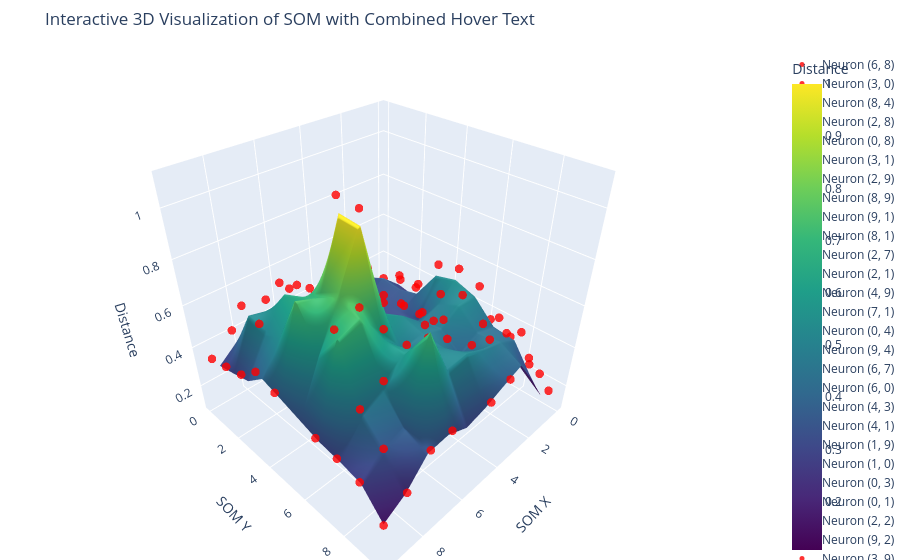

The code cell stored with this chart in its notebook:
### Code cell
import plotly.graph_objects as go
import numpy as np

# Assuming `distance_map` is your SOM distance map
distance_map = som.distance_map()

# Create a 3D surface plot for the U-Matrix
fig = go.Figure()

# Add the U-Matrix as a surface
fig.add_trace(go.Surface(
    z=distance_map.T,  # Transpose to align axes correctly
    colorscale='Viridis',  # Choose a color scale
    colorbar=dict(title="Distance"),  # Add a color bar
    showscale=True,
    hoverinfo='none',  # Disable hover info for the surface
))

# Overlay words from clustered_data as hover text
for neuron, words in clustered_data.items():
    # Combine the words into a single string (e.g., separated by commas or line breaks)
    words_text = ", ".join([str(word) for word in words])  # Assuming `word[0]` contains the actual word
    
    # Format hover text to include x, y, z, and the words
    hover_text = f"Lexical unit: {words_text}<br>X: {neuron[0]}<br>Y: {neuron[1]}<br>Z: {distance_map[neuron[0], neuron[1]]:.3f}"
    
    fig.add_trace(go.Scatter3d(
        x=[neuron[0] + 0.5],  # Offset to center the text in the grid cell
        y=[neuron[1] + 0.5],
        z=[distance_map[neuron[0], neuron[1]] + 0.1],  # Slightly above the surface for visibility
        mode='markers',  # Use markers to indicate neuron positions
        marker=dict(size=5, color='red', opacity=0.8),  # Customize marker appearance
        hovertext=hover_text,  # Add combined hover text
        hoverinfo="text",  # Display only the hover text
        name=f"Neuron {neuron}"
    ))

# Customize layout
fig.update_layout(
    title="Interactive 3D Visualization of SOM with Combined Hover Text",
    scene=dict(
        xaxis_title="SOM X",
        yaxis_title="SOM Y",
        zaxis_title="Distance",
        xaxis=dict(nticks=distance_map.shape[0]),
        yaxis=dict(nticks=distance_map.shape[1])
    ),
    margin=dict(l=0, r=0, t=50, b=0)
)

# Show the interactive plot
fig.show()

### Figure 1 — Plotly figure (JSON) as saved in the notebook; plotly's stock layout.template omitted (floating-point values rounded to 4 significant figures)
{"data": [{"colorbar": {"title": {"text": "Distance"}}, "colorscale": [[0, "#440154"], [0.1111, "#482878"], [0.2222, "#3e4989"], [0.3333, "#31688e"], [0.4444, "#26828e"], [0.5556, "#1f9e89"], [0.6667, "#35b779"], [0.7778, "#6ece58"], [0.8889, "#b5de2b"], [1, "#fde725"]], "hoverinfo": "none", "showscale": true, "type": "surface", "z": [[0.2168, 0.3222, 0.238, 0.2045, 0.3275, 0.3082, 0.346, 0.2795, 0.3566, 0.2743], [0.2806, 0.3652, 0.3144, 0.2991, 0.3053, 0.4558, 0.5148, 0.5028, 0.5271, 0.2982], [0.2626, 0.3536, 0.321, 0.292, 0.3109, 0.4611, 0.4926, 0.6267, 0.5, 0.3249], [0.2571, 0.3779, 0.3292, 0.2904, 0.325, 0.5347, 0.5956, 0.6662, 0.5493, 0.4034], [0.3373, 0.5208, 0.3282, 0.3456, 0.3974, 0.5687, 1, 0.7128, 0.7499, 0.3746], [0.3208, 0.5466, 0.4776, 0.444, 0.5271, 0.5924, 0.9911, 0.7693, 0.5705, 0.3439], [0.3006, 0.5135, 0.5236, 0.4635, 0.4951, 0.475, 0.5895, 0.7298, 0.7015, 0.3135], [0.2667, 0.4183, 0.4443, 0.3896, 0.4903, 0.5536, 0.583, 0.4954, 0.4437, 0.2999], [0.1832, 0.405, 0.4581, 0.4872, 0.5223, 0.5066, 0.7341, 0.381, 0.3459, 0.2773], [0.1072, 0.2635, 0.4037, 0.3682, 0.3295, 0.3051, 0.3482, 0.3394, 0.2266, 0.1641]]}, {"hoverinfo": "text", "hovertext": "Lexical unit: ('absolument', 'ADV')<br>X: 6<br>Y: 8<br>Z: 0.734", "marker": {"color": "red", "opacity": 0.8, "size": 5}, "mode": "markers", "name": "Neuron (6, 8)", "type": "scatter3d", "x": [6.5], "y": [8.5], "z": [0.8341]}, {"hoverinfo": "text", "hovertext": "Lexical unit: ('actuellement', 'ADV'), ('généralement', 'ADV')<br>X: 3<br>Y: 0<br>Z: 0.205", "marker": {"color": "red", "opacity": 0.8, "size": 5}, "mode": "markers", "name": "Neuron (3, 0)", "type": "scatter3d", "x": [3.5], "y": [0.5], "z": [0.3045]}, {"hoverinfo": "text", "hovertext": "Lexical unit: ('afin', 'ADV')<br>X: 8<br>Y: 4<br>Z: 0.750", "marker": {"color": "red", "opacity": 0.8, "size": 5}, "mode": "markers", "name": "Neuron (8, 4)", "type": "scatter3d", "x": [8.5], "y": [4.5], "z": [0.8499]}, {"hoverinfo": "text", "hovertext": "Lexical unit: ('ailleurs', 'ADV')<br>X: 2<br>Y: 8<br>Z: 0.458", "marker": {"color": "red", "opacity": 0.8, "size": 5}, "mode": "markers", "name": "Neuron (2, 8)", "type": "scatter3d", "x": [2.5], "y": [8.5], "z": [0.5581]}, {"hoverinfo": "text", "hovertext": "Lexical unit: ('ainsi', 'ADV'), (\"aujourd'hui\", 'ADV'), ('maintenant', 'ADV'), ('naturellement', 'ADV'), ('néanmoins', 'ADV')<br>X: 0<br>Y: 8<br>Z: 0.183", "marker": {"color": "red", "opacity": 0.8, "size": 5}, "mode": "markers", "name": "Neuron (0, 8)", "type": "scatter3d", "x": [0.5], "y": [8.5], "z": [0.2832]}, {"hoverinfo": "text", "hovertext": "Lexical unit: ('alors', 'ADV'), ('donc', 'ADV'), ('désormais', 'ADV'), ('pas', 'ADV'), ('toujours', 'ADV'), ('également', 'ADV')<br>X: 3<br>Y: 1<br>Z: 0.299", "marker": {"color": "red", "opacity": 0.8, "size": 5}, "mode": "markers", "name": "Neuron (3, 1)", "type": "scatter3d", "x": [3.5], "y": [1.5], "z": [0.3991]}, {"hoverinfo": "text", "hovertext": "Lexical unit: ('après', 'ADV')<br>X: 2<br>Y: 9<br>Z: 0.404", "marker": {"color": "red", "opacity": 0.8, "size": 5}, "mode": "markers", "name": "Neuron (2, 9)", "type": "scatter3d", "x": [2.5], "y": [9.5], "z": [0.5037]}, {"hoverinfo": "text", "hovertext": "Lexical unit: ('assez', 'ADV'), ('relativement', 'ADV'), ('très', 'ADV')<br>X: 8<br>Y: 9<br>Z: 0.227", "marker": {"color": "red", "opacity": 0.8, "size": 5}, "mode": "markers", "name": "Neuron (8, 9)", "type": "scatter3d", "x": [8.5], "y": [9.5], "z": [0.3266]}, {"hoverinfo": "text", "hovertext": "Lexical unit: ('au-delà', 'ADV')<br>X: 9<br>Y: 1<br>Z: 0.298", "marker": {"color": "red", "opacity": 0.8, "size": 5}, "mode": "markers", "name": "Neuron (9, 1)", "type": "scatter3d", "x": [9.5], "y": [1.5], "z": [0.3982]}, {"hoverinfo": "text", "hovertext": "Lexical unit: ('au-dessus', 'ADV'), ('auprès', 'ADV'), ('autour', 'ADV')<br>X: 8<br>Y: 1<br>Z: 0.527", "marker": {"color": "red", "opacity": 0.8, "size": 5}, "mode": "markers", "name": "Neuron (8, 1)", "type": "scatter3d", "x": [8.5], "y": [1.5], "z": [0.6271]}, {"hoverinfo": "text", "hovertext": "Lexical unit: ('auparavant', 'ADV')<br>X: 2<br>Y: 7<br>Z: 0.444", "marker": {"color": "red", "opacity": 0.8, "size": 5}, "mode": "markers", "name": "Neuron (2, 7)", "type": "scatter3d", "x": [2.5], "y": [7.5], "z": [0.5443]}, {"hoverinfo": "text", "hovertext": "Lexical unit: ('aussi', 'ADV'), ('probablement', 'ADV')<br>X: 2<br>Y: 1<br>Z: 0.314", "marker": {"color": "red", "opacity": 0.8, "size": 5}, "mode": "markers", "name": "Neuron (2, 1)", "type": "scatter3d", "x": [2.5], "y": [1.5], "z": [0.4144]}, {"hoverinfo": "text", "hovertext": "Lexical unit: ('autant', 'ADV')<br>X: 4<br>Y: 9<br>Z: 0.330", "marker": {"color": "red", "opacity": 0.8, "size": 5}, "mode": "markers", "name": "Neuron (4, 9)", "type": "scatter3d", "x": [4.5], "y": [9.5], "z": [0.4295]}, {"hoverinfo": "text", "hovertext": "Lexical unit: ('autant', 'PRON')<br>X: 7<br>Y: 1<br>Z: 0.503", "marker": {"color": "red", "opacity": 0.8, "size": 5}, "mode": "markers", "name": "Neuron (7, 1)", "type": "scatter3d", "x": [7.5], "y": [1.5], "z": [0.6028]}, {"hoverinfo": "text", "hovertext": "Lexical unit: ('autrement', 'ADV')<br>X: 0<br>Y: 4<br>Z: 0.337", "marker": {"color": "red", "opacity": 0.8, "size": 5}, "mode": "markers", "name": "Neuron (0, 4)", "type": "scatter3d", "x": [0.5], "y": [4.5], "z": [0.4373]}, {"hoverinfo": "text", "hovertext": "Lexical unit: ('avant', 'ADV')<br>X: 9<br>Y: 4<br>Z: 0.375", "marker": {"color": "red", "opacity": 0.8, "size": 5}, "mode": "markers", "name": "Neuron (9, 4)", "type": "scatter3d", "x": [9.5], "y": [4.5], "z": [0.4746]}, {"hoverinfo": "text", "hovertext": "Lexical unit: ('beaucoup', 'ADV')<br>X: 6<br>Y: 7<br>Z: 0.583", "marker": {"color": "red", "opacity": 0.8, "size": 5}, "mode": "markers", "name": "Neuron (6, 7)", "type": "scatter3d", "x": [6.5], "y": [7.5], "z": [0.683]}, {"hoverinfo": "text", "hovertext": "Lexical unit: ('beaucoup', 'PRON')<br>X: 6<br>Y: 0<br>Z: 0.346", "marker": {"color": "red", "opacity": 0.8, "size": 5}, "mode": "markers", "name": "Neuron (6, 0)", "type": "scatter3d", "x": [6.5], "y": [0.5], "z": [0.446]}, {"hoverinfo": "text", "hovertext": "Lexical unit: ('bien', 'ADV'), ('parfois', 'ADV'), ('rarement', 'ADV'), ('souvent', 'ADV')<br>X: 4<br>Y: 3<br>Z: 0.325", "marker": {"color": "red", "opacity": 0.8, "size": 5}, "mode": "markers", "name": "Neuron (4, 3)", "type": "scatter3d", "x": [4.5], "y": [3.5], "z": [0.425]}, {"hoverinfo": "text", "hovertext": "Lexical unit: ('bientôt', 'ADV'), ('définitivement', 'ADV'), ('ensuite', 'ADV')<br>X: 4<br>Y: 1<br>Z: 0.305", "marker": {"color": "red", "opacity": 0.8, "size": 5}, "mode": "markers", "name": "Neuron (4, 1)", "type": "scatter3d", "x": [4.5], "y": [1.5], "z": [0.4053]}, {"hoverinfo": "text", "hovertext": "Lexical unit: ('cependant', 'ADV'), ('toutefois', 'ADV')<br>X: 1<br>Y: 9<br>Z: 0.264", "marker": {"color": "red", "opacity": 0.8, "size": 5}, "mode": "markers", "name": "Neuron (1, 9)", "type": "scatter3d", "x": [1.5], "y": [9.5], "z": [0.3635]}, {"hoverinfo": "text", "hovertext": "Lexical unit: ('certes', 'ADV')<br>X: 1<br>Y: 0<br>Z: 0.322", "marker": {"color": "red", "opacity": 0.8, "size": 5}, "mode": "markers", "name": "Neuron (1, 0)", "type": "scatter3d", "x": [1.5], "y": [0.5], "z": [0.4222]}, {"hoverinfo": "text", "hovertext": "Lexical unit: ('clairement', 'ADV'), ('mal', 'ADV')<br>X: 0<br>Y: 3<br>Z: 0.257", "marker": {"color": "red", "opacity": 0.8, "size": 5}, "mode": "markers", "name": "Neuron (0, 3)", "type": "scatter3d", "x": [0.5], "y": [3.5], "z": [0.3571]}, {"hoverinfo": "text", "hovertext": "Lexical unit: ('comment', 'ADV'), ('pourquoi', 'ADV')<br>X: 0<br>Y: 1<br>Z: 0.281", "marker": {"color": "red", "opacity": 0.8, "size": 5}, "mode": "markers", "name": "Neuron (0, 1)", "type": "scatter3d", "x": [0.5], "y": [1.5], "z": [0.3806]}, {"hoverinfo": "text", "hovertext": "Lexical unit: ('complètement', 'ADV'), ('pratiquement', 'ADV'), ('vraiment', 'ADV')<br>X: 2<br>Y: 2<br>Z: 0.321", "marker": {"color": "red", "opacity": 0.8, "size": 5}, "mode": "markers", "name": "Neuron (2, 2)", "type": "scatter3d", "x": [2.5], "y": [2.5], "z": [0.421]}, {"hoverinfo": "text", "hovertext": "Lexical unit: ('contrairement', 'ADV')<br>X: 9<br>Y: 2<br>Z: 0.325", "marker": {"color": "red", "opacity": 0.8, "size": 5}, "mode": "markers", "name": "Neuron (9, 2)", "type": "scatter3d", "x": [9.5], "y": [2.5], "z": [0.4249]}, {"hoverinfo": "text", "hovertext": "Lexical unit: ('davantage', 'ADV')<br>X: 3<br>Y: 9<br>Z: 0.368", "marker": {"color": "red", "opacity": 0.8, "size": 5}, "mode": "markers", "name": "Neuron (3, 9)", "type": "scatter3d", "x": [3.5], "y": [9.5], "z": [0.4682]}, {"hoverinfo": "text", "hovertext": "Lexical unit: ('depuis', 'ADV'), ('hier', 'ADV')<br>X: 1<br>Y: 6<br>Z: 0.513", "marker": {"color": "red", "opacity": 0.8, "size": 5}, "mode": "markers", "name": "Neuron (1, 6)", "type": "scatter3d", "x": [1.5], "y": [6.5], "z": [0.6135]}, {"hoverinfo": "text", "hovertext": "Lexical unit: ('directement', 'ADV')<br>X: 5<br>Y: 0<br>Z: 0.308", "marker": {"color": "red", "opacity": 0.8, "size": 5}, "mode": "markers", "name": "Neuron (5, 0)", "type": "scatter3d", "x": [5.5], "y": [0.5], "z": [0.4082]}, {"hoverinfo": "text", "hovertext": "Lexical unit: ('déjà', 'ADV'), ('jamais', 'ADV')<br>X: 2<br>Y: 3<br>Z: 0.329", "marker": {"color": "red", "opacity": 0.8, "size": 5}, "mode": "markers", "name": "Neuron (2, 3)", "type": "scatter3d", "x": [2.5], "y": [3.5], "z": [0.4292]}, {"hoverinfo": "text", "hovertext": "Lexical unit: ('encore', 'ADV')<br>X: 4<br>Y: 4<br>Z: 0.397", "marker": {"color": "red", "opacity": 0.8, "size": 5}, "mode": "markers", "name": "Neuron (4, 4)", "type": "scatter3d", "x": [4.5], "y": [4.5], "z": [0.4974]}, {"hoverinfo": "text", "hovertext": "Lexical unit: ('enfin', 'ADV'), ('malheureusement', 'ADV')<br>X: 0<br>Y: 9<br>Z: 0.107", "marker": {"color": "red", "opacity": 0.8, "size": 5}, "mode": "markers", "name": "Neuron (0, 9)", "type": "scatter3d", "x": [0.5], "y": [9.5], "z": [0.2072]}, {"hoverinfo": "text", "hovertext": "Lexical unit: ('ensemble', 'ADV')<br>X: 2<br>Y: 6<br>Z: 0.524", "marker": {"color": "red", "opacity": 0.8, "size": 5}, "mode": "markers", "name": "Neuron (2, 6)", "type": "scatter3d", "x": [2.5], "y": [6.5], "z": [0.6236]}, {"hoverinfo": "text", "hovertext": "Lexical unit: ('entièrement', 'ADV'), ('initialement', 'ADV'), ('largement', 'ADV')<br>X: 1<br>Y: 3<br>Z: 0.378", "marker": {"color": "red", "opacity": 0.8, "size": 5}, "mode": "markers", "name": "Neuron (1, 3)", "type": "scatter3d", "x": [1.5], "y": [3.5], "z": [0.4779]}, {"hoverinfo": "text", "hovertext": "Lexical unit: ('environ', 'ADV')<br>X: 6<br>Y: 5<br>Z: 0.991", "marker": {"color": "red", "opacity": 0.8, "size": 5}, "mode": "markers", "name": "Neuron (6, 5)", "type": "scatter3d", "x": [6.5], "y": [5.5], "z": [1.091]}, {"hoverinfo": "text", "hovertext": "Lexical unit: ('essentiellement', 'ADV'), ('principalement', 'ADV')<br>X: 3<br>Y: 5<br>Z: 0.444", "marker": {"color": "red", "opacity": 0.8, "size": 5}, "mode": "markers", "name": "Neuron (3, 5)", "type": "scatter3d", "x": [3.5], "y": [5.5], "z": [0.544]}, {"hoverinfo": "text", "hovertext": "Lexical unit: ('extrêmement', 'ADV')<br>X: 9<br>Y: 9<br>Z: 0.164", "marker": {"color": "red", "opacity": 0.8, "size": 5}, "mode": "markers", "name": "Neuron (9, 9)", "type": "scatter3d", "x": [9.5], "y": [9.5], "z": [0.2641]}, {"hoverinfo": "text", "hovertext": "Lexical unit: ('facilement', 'ADV'), ('plutôt', 'ADV')<br>X: 2<br>Y: 0<br>Z: 0.238", "marker": {"color": "red", "opacity": 0.8, "size": 5}, "mode": "markers", "name": "Neuron (2, 0)", "type": "scatter3d", "x": [2.5], "y": [0.5], "z": [0.338]}, {"hoverinfo": "text", "hovertext": "Lexical unit: ('finalement', 'ADV'), ('parfaitement', 'ADV')<br>X: 3<br>Y: 4<br>Z: 0.346", "marker": {"color": "red", "opacity": 0.8, "size": 5}, "mode": "markers", "name": "Neuron (3, 4)", "type": "scatter3d", "x": [3.5], "y": [4.5], "z": [0.4456]}, {"hoverinfo": "text", "hovertext": "Lexical unit: ('fort', 'ADV'), ('moins', 'ADV')<br>X: 8<br>Y: 7<br>Z: 0.444", "marker": {"color": "red", "opacity": 0.8, "size": 5}, "mode": "markers", "name": "Neuron (8, 7)", "type": "scatter3d", "x": [8.5], "y": [7.5], "z": [0.5437]}, {"hoverinfo": "text", "hovertext": "Lexical unit: ('fortement', 'ADV')<br>X: 3<br>Y: 3<br>Z: 0.290", "marker": {"color": "red", "opacity": 0.8, "size": 5}, "mode": "markers", "name": "Neuron (3, 3)", "type": "scatter3d", "x": [3.5], "y": [3.5], "z": [0.3904]}, {"hoverinfo": "text", "hovertext": "Lexical unit: ('hors', 'ADV')<br>X: 7<br>Y: 3<br>Z: 0.666", "marker": {"color": "red", "opacity": 0.8, "size": 5}, "mode": "markers", "name": "Neuron (7, 3)", "type": "scatter3d", "x": [7.5], "y": [3.5], "z": [0.7662]}, {"hoverinfo": "text", "hovertext": "Lexical unit: ('ici', 'ADV')<br>X: 1<br>Y: 7<br>Z: 0.418", "marker": {"color": "red", "opacity": 0.8, "size": 5}, "mode": "markers", "name": "Neuron (1, 7)", "type": "scatter3d", "x": [1.5], "y": [7.5], "z": [0.5183]}, {"hoverinfo": "text", "hovertext": "Lexical unit: ('immédiatement', 'ADV'), ('officiellement', 'ADV'), ('partiellement', 'ADV')<br>X: 2<br>Y: 4<br>Z: 0.328", "marker": {"color": "red", "opacity": 0.8, "size": 5}, "mode": "markers", "name": "Neuron (2, 4)", "type": "scatter3d", "x": [2.5], "y": [4.5], "z": [0.4282]}, {"hoverinfo": "text", "hovertext": "Lexical unit: ('juste', 'ADV')<br>X: 4<br>Y: 6<br>Z: 0.495", "marker": {"color": "red", "opacity": 0.8, "size": 5}, "mode": "markers", "name": "Neuron (4, 6)", "type": "scatter3d", "x": [4.5], "y": [6.5], "z": [0.5951]}, {"hoverinfo": "text", "hovertext": "Lexical unit: ('loin', 'ADV')<br>X: 9<br>Y: 3<br>Z: 0.403", "marker": {"color": "red", "opacity": 0.8, "size": 5}, "mode": "markers", "name": "Neuron (9, 3)", "type": "scatter3d", "x": [9.5], "y": [3.5], "z": [0.5034]}, {"hoverinfo": "text", "hovertext": "Lexical unit: ('longtemps', 'ADV')<br>X: 0<br>Y: 6<br>Z: 0.301", "marker": {"color": "red", "opacity": 0.8, "size": 5}, "mode": "markers", "name": "Neuron (0, 6)", "type": "scatter3d", "x": [0.5], "y": [6.5], "z": [0.4006]}, {"hoverinfo": "text", "hovertext": "Lexical unit: ('lors', 'ADV')<br>X: 7<br>Y: 2<br>Z: 0.627", "marker": {"color": "red", "opacity": 0.8, "size": 5}, "mode": "markers", "name": "Neuron (7, 2)", "type": "scatter3d", "x": [7.5], "y": [2.5], "z": [0.7267]}, {"hoverinfo": "text", "hovertext": "Lexical unit: ('là', 'ADV')<br>X: 1<br>Y: 8<br>Z: 0.405", "marker": {"color": "red", "opacity": 0.8, "size": 5}, "mode": "markers", "name": "Neuron (1, 8)", "type": "scatter3d", "x": [1.5], "y": [8.5], "z": [0.505]}, {"hoverinfo": "text", "hovertext": "Lexical unit: ('légèrement', 'ADV')<br>X: 9<br>Y: 8<br>Z: 0.277", "marker": {"color": "red", "opacity": 0.8, "size": 5}, "mode": "markers", "name": "Neuron (9, 8)", "type": "scatter3d", "x": [9.5], "y": [8.5], "z": [0.3773]}, {"hoverinfo": "text", "hovertext": "Lexical unit: ('mieux', 'ADV')<br>X: 0<br>Y: 2<br>Z: 0.263", "marker": {"color": "red", "opacity": 0.8, "size": 5}, "mode": "markers", "name": "Neuron (0, 2)", "type": "scatter3d", "x": [0.5], "y": [2.5], "z": [0.3626]}, {"hoverinfo": "text", "hovertext": "Lexical unit: ('moins', 'PRON'), ('plus', 'PRON'), ('près', 'PRON')<br>X: 7<br>Y: 0<br>Z: 0.280", "marker": {"color": "red", "opacity": 0.8, "size": 5}, "mode": "markers", "name": "Neuron (7, 0)", "type": "scatter3d", "x": [7.5], "y": [0.5], "z": [0.3795]}, {"hoverinfo": "text", "hovertext": "Lexical unit: ('même', 'ADV'), ('peut-être', 'ADV')<br>X: 5<br>Y: 4<br>Z: 0.569", "marker": {"color": "red", "opacity": 0.8, "size": 5}, "mode": "markers", "name": "Neuron (5, 4)", "type": "scatter3d", "x": [5.5], "y": [4.5], "z": [0.6687]}, {"hoverinfo": "text", "hovertext": "Lexical unit: ('ne', 'ADV')<br>X: 0<br>Y: 0<br>Z: 0.217", "marker": {"color": "red", "opacity": 0.8, "size": 5}, "mode": "markers", "name": "Neuron (0, 0)", "type": "scatter3d", "x": [0.5], "y": [0.5], "z": [0.3168]}, {"hoverinfo": "text", "hovertext": "Lexical unit: ('non', 'ADV')<br>X: 7<br>Y: 9<br>Z: 0.339", "marker": {"color": "red", "opacity": 0.8, "size": 5}, "mode": "markers", "name": "Neuron (7, 9)", "type": "scatter3d", "x": [7.5], "y": [9.5], "z": [0.4394]}, {"hoverinfo": "text", "hovertext": "Lexical unit: ('notamment', 'ADV')<br>X: 6<br>Y: 3<br>Z: 0.596", "marker": {"color": "red", "opacity": 0.8, "size": 5}, "mode": "markers", "name": "Neuron (6, 3)", "type": "scatter3d", "x": [6.5], "y": [3.5], "z": [0.6956]}, {"hoverinfo": "text", "hovertext": "Lexical unit: ('particulièrement', 'ADV')<br>X: 9<br>Y: 7<br>Z: 0.300", "marker": {"color": "red", "opacity": 0.8, "size": 5}, "mode": "markers", "name": "Neuron (9, 7)", "type": "scatter3d", "x": [9.5], "y": [7.5], "z": [0.3999]}, {"hoverinfo": "text", "hovertext": "Lexical unit: ('partout', 'ADV')<br>X: 3<br>Y: 8<br>Z: 0.487", "marker": {"color": "red", "opacity": 0.8, "size": 5}, "mode": "markers", "name": "Neuron (3, 8)", "type": "scatter3d", "x": [3.5], "y": [8.5], "z": [0.5872]}, {"hoverinfo": "text", "hovertext": "Lexical unit: ('peu', 'ADV')<br>X: 7<br>Y: 7<br>Z: 0.495", "marker": {"color": "red", "opacity": 0.8, "size": 5}, "mode": "markers", "name": "Neuron (7, 7)", "type": "scatter3d", "x": [7.5], "y": [7.5], "z": [0.5954]}, {"hoverinfo": "text", "hovertext": "Lexical unit: ('peu', 'PRON')<br>X: 8<br>Y: 0<br>Z: 0.357", "marker": {"color": "red", "opacity": 0.8, "size": 5}, "mode": "markers", "name": "Neuron (8, 0)", "type": "scatter3d", "x": [8.5], "y": [0.5], "z": [0.4566]}, {"hoverinfo": "text", "hovertext": "Lexical unit: ('plus', 'ADV'), ('trop', 'ADV')<br>X: 8<br>Y: 8<br>Z: 0.346", "marker": {"color": "red", "opacity": 0.8, "size": 5}, "mode": "markers", "name": "Neuron (8, 8)", "type": "scatter3d", "x": [8.5], "y": [8.5], "z": [0.4459]}, {"hoverinfo": "text", "hovertext": "Lexical unit: ('pourtant', 'ADV')<br>X: 0<br>Y: 7<br>Z: 0.267", "marker": {"color": "red", "opacity": 0.8, "size": 5}, "mode": "markers", "name": "Neuron (0, 7)", "type": "scatter3d", "x": [0.5], "y": [7.5], "z": [0.3667]}, {"hoverinfo": "text", "hovertext": "Lexical unit: ('presque', 'ADV')<br>X: 6<br>Y: 6<br>Z: 0.590", "marker": {"color": "red", "opacity": 0.8, "size": 5}, "mode": "markers", "name": "Neuron (6, 6)", "type": "scatter3d", "x": [6.5], "y": [6.5], "z": [0.6895]}, {"hoverinfo": "text", "hovertext": "Lexical unit: ('progressivement', 'ADV')<br>X: 2<br>Y: 5<br>Z: 0.478", "marker": {"color": "red", "opacity": 0.8, "size": 5}, "mode": "markers", "name": "Neuron (2, 5)", "type": "scatter3d", "x": [2.5], "y": [5.5], "z": [0.5776]}, {"hoverinfo": "text", "hovertext": "Lexical unit: ('près', 'ADV')<br>X: 8<br>Y: 2<br>Z: 0.500", "marker": {"color": "red", "opacity": 0.8, "size": 5}, "mode": "markers", "name": "Neuron (8, 2)", "type": "scatter3d", "x": [8.5], "y": [2.5], "z": [0.6]}, {"hoverinfo": "text", "hovertext": "Lexical unit: ('que', 'ADV')<br>X: 4<br>Y: 5<br>Z: 0.527", "marker": {"color": "red", "opacity": 0.8, "size": 5}, "mode": "markers", "name": "Neuron (4, 5)", "type": "scatter3d", "x": [4.5], "y": [5.5], "z": [0.6271]}, {"hoverinfo": "text", "hovertext": "Lexical unit: ('rapidement', 'ADV'), ('régulièrement', 'ADV')<br>X: 5<br>Y: 1<br>Z: 0.456", "marker": {"color": "red", "opacity": 0.8, "size": 5}, "mode": "markers", "name": "Neuron (5, 1)", "type": "scatter3d", "x": [5.5], "y": [1.5], "z": [0.5558]}, {"hoverinfo": "text", "hovertext": "Lexical unit: ('respectivement', 'ADV')<br>X: 3<br>Y: 6<br>Z: 0.463", "marker": {"color": "red", "opacity": 0.8, "size": 5}, "mode": "markers", "name": "Neuron (3, 6)", "type": "scatter3d", "x": [3.5], "y": [6.5], "z": [0.5635]}, {"hoverinfo": "text", "hovertext": "Lexical unit: ('récemment', 'ADV')<br>X: 0<br>Y: 5<br>Z: 0.321", "marker": {"color": "red", "opacity": 0.8, "size": 5}, "mode": "markers", "name": "Neuron (0, 5)", "type": "scatter3d", "x": [0.5], "y": [5.5], "z": [0.4208]}, {"hoverinfo": "text", "hovertext": "Lexical unit: ('réellement', 'ADV')<br>X: 4<br>Y: 2<br>Z: 0.311", "marker": {"color": "red", "opacity": 0.8, "size": 5}, "mode": "markers", "name": "Neuron (4, 2)", "type": "scatter3d", "x": [4.5], "y": [2.5], "z": [0.4109]}, {"hoverinfo": "text", "hovertext": "Lexical unit: ('seulement', 'ADV')<br>X: 5<br>Y: 5<br>Z: 0.592", "marker": {"color": "red", "opacity": 0.8, "size": 5}, "mode": "markers", "name": "Neuron (5, 5)", "type": "scatter3d", "x": [5.5], "y": [5.5], "z": [0.6924]}, {"hoverinfo": "text", "hovertext": "Lexical unit: ('si', 'ADV')<br>X: 6<br>Y: 9<br>Z: 0.348", "marker": {"color": "red", "opacity": 0.8, "size": 5}, "mode": "markers", "name": "Neuron (6, 9)", "type": "scatter3d", "x": [6.5], "y": [9.5], "z": [0.4482]}, {"hoverinfo": "text", "hovertext": "Lexical unit: ('simplement', 'ADV')<br>X: 9<br>Y: 6<br>Z: 0.314", "marker": {"color": "red", "opacity": 0.8, "size": 5}, "mode": "markers", "name": "Neuron (9, 6)", "type": "scatter3d", "x": [9.5], "y": [6.5], "z": [0.4135]}, {"hoverinfo": "text", "hovertext": "Lexical unit: ('soit', 'ADV')<br>X: 6<br>Y: 4<br>Z: 1.000", "marker": {"color": "red", "opacity": 0.8, "size": 5}, "mode": "markers", "name": "Neuron (6, 4)", "type": "scatter3d", "x": [6.5], "y": [4.5], "z": [1.1]}, {"hoverinfo": "text", "hovertext": "Lexical unit: ('spécialement', 'ADV')<br>X: 1<br>Y: 4<br>Z: 0.521", "marker": {"color": "red", "opacity": 0.8, "size": 5}, "mode": "markers", "name": "Neuron (1, 4)", "type": "scatter3d", "x": [1.5], "y": [4.5], "z": [0.6208]}, {"hoverinfo": "text", "hovertext": "Lexical unit: ('surtout', 'ADV')<br>X: 5<br>Y: 3<br>Z: 0.535", "marker": {"color": "red", "opacity": 0.8, "size": 5}, "mode": "markers", "name": "Neuron (5, 3)", "type": "scatter3d", "x": [5.5], "y": [3.5], "z": [0.6347]}, {"hoverinfo": "text", "hovertext": "Lexical unit: ('tant', 'ADV')<br>X: 4<br>Y: 8<br>Z: 0.522", "marker": {"color": "red", "opacity": 0.8, "size": 5}, "mode": "markers", "name": "Neuron (4, 8)", "type": "scatter3d", "x": [4.5], "y": [8.5], "z": [0.6223]}, {"hoverinfo": "text", "hovertext": "Lexical unit: ('tard', 'ADV')<br>X: 8<br>Y: 6<br>Z: 0.701", "marker": {"color": "red", "opacity": 0.8, "size": 5}, "mode": "markers", "name": "Neuron (8, 6)", "type": "scatter3d", "x": [8.5], "y": [6.5], "z": [0.8015]}, {"hoverinfo": "text", "hovertext": "Lexical unit: ('totalement', 'ADV'), ('véritablement', 'ADV')<br>X: 1<br>Y: 2<br>Z: 0.354", "marker": {"color": "red", "opacity": 0.8, "size": 5}, "mode": "markers", "name": "Neuron (1, 2)", "type": "scatter3d", "x": [1.5], "y": [2.5], "z": [0.4536]}, {"hoverinfo": "text", "hovertext": "Lexical unit: ('tout', 'ADV')<br>X: 5<br>Y: 7<br>Z: 0.554", "marker": {"color": "red", "opacity": 0.8, "size": 5}, "mode": "markers", "name": "Neuron (5, 7)", "type": "scatter3d", "x": [5.5], "y": [7.5], "z": [0.6536]}, {"hoverinfo": "text", "hovertext": "Lexical unit: ('traditionnellement', 'ADV')<br>X: 3<br>Y: 2<br>Z: 0.292", "marker": {"color": "red", "opacity": 0.8, "size": 5}, "mode": "markers", "name": "Neuron (3, 2)", "type": "scatter3d", "x": [3.5], "y": [2.5], "z": [0.392]}, {"hoverinfo": "text", "hovertext": "Lexical unit: ('tôt', 'ADV')<br>X: 7<br>Y: 6<br>Z: 0.730", "marker": {"color": "red", "opacity": 0.8, "size": 5}, "mode": "markers", "name": "Neuron (7, 6)", "type": "scatter3d", "x": [7.5], "y": [6.5], "z": [0.8298]}, {"hoverinfo": "text", "hovertext": "Lexical unit: ('uniquement', 'ADV')<br>X: 4<br>Y: 7<br>Z: 0.490", "marker": {"color": "red", "opacity": 0.8, "size": 5}, "mode": "markers", "name": "Neuron (4, 7)", "type": "scatter3d", "x": [4.5], "y": [7.5], "z": [0.5903]}, {"hoverinfo": "text", "hovertext": "Lexical unit: ('vis-à-vis', 'ADV')<br>X: 9<br>Y: 0<br>Z: 0.274", "marker": {"color": "red", "opacity": 0.8, "size": 5}, "mode": "markers", "name": "Neuron (9, 0)", "type": "scatter3d", "x": [9.5], "y": [0.5], "z": [0.3743]}, {"hoverinfo": "text", "hovertext": "Lexical unit: ('vite', 'ADV')<br>X: 5<br>Y: 2<br>Z: 0.461", "marker": {"color": "red", "opacity": 0.8, "size": 5}, "mode": "markers", "name": "Neuron (5, 2)", "type": "scatter3d", "x": [5.5], "y": [2.5], "z": [0.5611]}, {"hoverinfo": "text", "hovertext": "Lexical unit: ('vivement', 'ADV')<br>X: 4<br>Y: 0<br>Z: 0.327", "marker": {"color": "red", "opacity": 0.8, "size": 5}, "mode": "markers", "name": "Neuron (4, 0)", "type": "scatter3d", "x": [4.5], "y": [0.5], "z": [0.4275]}, {"hoverinfo": "text", "hovertext": "Lexical unit: ('éventuellement', 'ADV')<br>X: 1<br>Y: 5<br>Z: 0.547", "marker": {"color": "red", "opacity": 0.8, "size": 5}, "mode": "markers", "name": "Neuron (1, 5)", "type": "scatter3d", "x": [1.5], "y": [5.5], "z": [0.6466]}], "layout": {"margin": {"b": 0, "l": 0, "r": 0, "t": 50}, "scene": {"xaxis": {"nticks": 10, "title": {"text": "SOM X"}}, "yaxis": {"nticks": 10, "title": {"text": "SOM Y"}}, "zaxis": {"title": {"text": "Distance"}}}, "title": {"text": "Interactive 3D Visualization of SOM with Combined Hover Text"}}}
